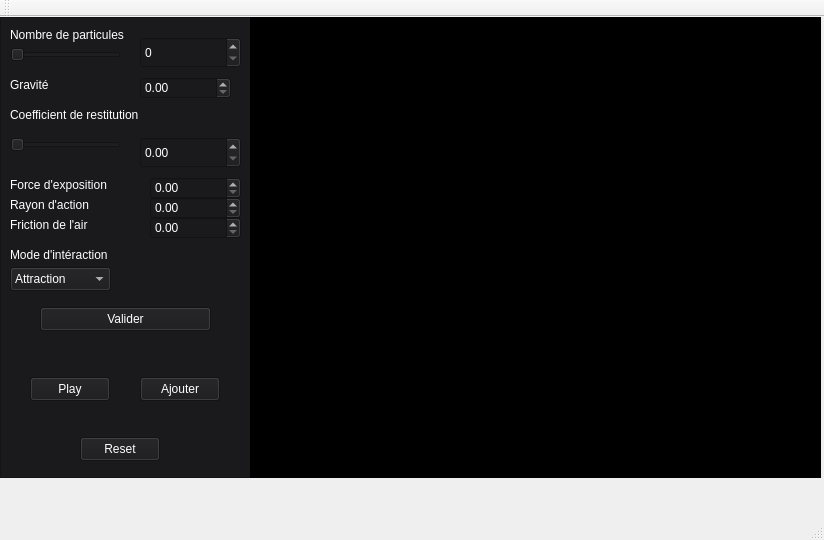
<?xml version="1.0" encoding="UTF-8"?>
<ui version="4.0">
 <class>projet_interfaceClass</class>
 <widget class="QMainWindow" name="projet_interfaceClass">
  <property name="geometry">
   <rect>
    <x>0</x>
    <y>0</y>
    <width>824</width>
    <height>540</height>
   </rect>
  </property>
  <property name="windowTitle">
   <string>projet_interface</string>
  </property>
  <widget class="QWidget" name="centralWidget">
   <widget class="QFrame" name="frame">
    <property name="geometry">
     <rect>
      <x>0</x>
      <y>0</y>
      <width>251</width>
      <height>461</height>
     </rect>
    </property>
    <property name="styleSheet">
     <string notr="true">background-color: #1a1a1d;
color: white;
</string>
    </property>
    <property name="frameShape">
     <enum>QFrame::Shape::StyledPanel</enum>
    </property>
    <property name="frameShadow">
     <enum>QFrame::Shadow::Raised</enum>
    </property>
    <widget class="QLabel" name="label">
     <property name="geometry">
      <rect>
       <x>10</x>
       <y>10</y>
       <width>121</width>
       <height>16</height>
      </rect>
     </property>
     <property name="text">
      <string>Nombre de particules</string>
     </property>
    </widget>
    <widget class="QSlider" name="slider_nbparticule">
     <property name="geometry">
      <rect>
       <x>10</x>
       <y>30</y>
       <width>111</width>
       <height>16</height>
      </rect>
     </property>
     <property name="maximum">
      <number>2000</number>
     </property>
     <property name="orientation">
      <enum>Qt::Orientation::Horizontal</enum>
     </property>
    </widget>
    <widget class="QLabel" name="label_gravite">
     <property name="geometry">
      <rect>
       <x>10</x>
       <y>60</y>
       <width>51</width>
       <height>16</height>
      </rect>
     </property>
     <property name="text">
      <string>Gravité</string>
     </property>
    </widget>
    <widget class="QSlider" name="slider_restitution">
     <property name="geometry">
      <rect>
       <x>10</x>
       <y>120</y>
       <width>111</width>
       <height>16</height>
      </rect>
     </property>
     <property name="maximum">
      <number>200</number>
     </property>
     <property name="orientation">
      <enum>Qt::Orientation::Horizontal</enum>
     </property>
    </widget>
    <widget class="QLabel" name="label_3">
     <property name="geometry">
      <rect>
       <x>10</x>
       <y>230</y>
       <width>121</width>
       <height>16</height>
      </rect>
     </property>
     <property name="text">
      <string>Mode d'intéraction</string>
     </property>
    </widget>
    <widget class="QComboBox" name="comboBox">
     <property name="geometry">
      <rect>
       <x>10</x>
       <y>250</y>
       <width>101</width>
       <height>24</height>
      </rect>
     </property>
     <item>
      <property name="text">
       <string>Attraction</string>
      </property>
     </item>
     <item>
      <property name="text">
       <string>Répulsion</string>
      </property>
     </item>
    </widget>
    <widget class="QPushButton" name="pushButton">
     <property name="geometry">
      <rect>
       <x>30</x>
       <y>360</y>
       <width>80</width>
       <height>24</height>
      </rect>
     </property>
     <property name="text">
      <string>Play</string>
     </property>
    </widget>
    <widget class="QPushButton" name="pushButton_2">
     <property name="geometry">
      <rect>
       <x>140</x>
       <y>360</y>
       <width>80</width>
       <height>24</height>
      </rect>
     </property>
     <property name="text">
      <string>Ajouter</string>
     </property>
    </widget>
    <widget class="QLabel" name="label_4">
     <property name="geometry">
      <rect>
       <x>10</x>
       <y>90</y>
       <width>131</width>
       <height>16</height>
      </rect>
     </property>
     <property name="text">
      <string>Coefficient de restitution</string>
     </property>
    </widget>
    <widget class="QLabel" name="label_5">
     <property name="geometry">
      <rect>
       <x>10</x>
       <y>160</y>
       <width>101</width>
       <height>16</height>
      </rect>
     </property>
     <property name="text">
      <string>Force d'exposition</string>
     </property>
    </widget>
    <widget class="QLabel" name="label_6">
     <property name="geometry">
      <rect>
       <x>10</x>
       <y>180</y>
       <width>101</width>
       <height>16</height>
      </rect>
     </property>
     <property name="text">
      <string>Rayon d'action</string>
     </property>
    </widget>
    <widget class="QLabel" name="label_7">
     <property name="geometry">
      <rect>
       <x>10</x>
       <y>200</y>
       <width>91</width>
       <height>16</height>
      </rect>
     </property>
     <property name="text">
      <string>Friction de l'air</string>
     </property>
    </widget>
    <widget class="QSpinBox" name="nb_particule">
     <property name="geometry">
      <rect>
       <x>140</x>
       <y>20</y>
       <width>101</width>
       <height>31</height>
      </rect>
     </property>
    </widget>
    <widget class="QDoubleSpinBox" name="restitution">
     <property name="geometry">
      <rect>
       <x>140</x>
       <y>120</y>
       <width>101</width>
       <height>31</height>
      </rect>
     </property>
    </widget>
    <widget class="QDoubleSpinBox" name="doubleSpinBox">
     <property name="geometry">
      <rect>
       <x>150</x>
       <y>160</y>
       <width>91</width>
       <height>22</height>
      </rect>
     </property>
    </widget>
    <widget class="QDoubleSpinBox" name="doubleSpinBox_2">
     <property name="geometry">
      <rect>
       <x>150</x>
       <y>180</y>
       <width>91</width>
       <height>22</height>
      </rect>
     </property>
    </widget>
    <widget class="QDoubleSpinBox" name="doubleSpinBox_3">
     <property name="geometry">
      <rect>
       <x>150</x>
       <y>200</y>
       <width>91</width>
       <height>22</height>
      </rect>
     </property>
    </widget>
    <widget class="QPushButton" name="btn_reset">
     <property name="geometry">
      <rect>
       <x>80</x>
       <y>420</y>
       <width>80</width>
       <height>24</height>
      </rect>
     </property>
     <property name="text">
      <string>Reset</string>
     </property>
    </widget>
    <widget class="QPushButton" name="btn_set">
     <property name="geometry">
      <rect>
       <x>40</x>
       <y>290</y>
       <width>171</width>
       <height>24</height>
      </rect>
     </property>
     <property name="text">
      <string>Valider</string>
     </property>
    </widget>
    <widget class="QDoubleSpinBox" name="spin_gravite">
     <property name="geometry">
      <rect>
       <x>140</x>
       <y>60</y>
       <width>91</width>
       <height>22</height>
      </rect>
     </property>
    </widget>
   </widget>
   <widget class="QWidget" name="widget" native="true">
    <property name="geometry">
     <rect>
      <x>250</x>
      <y>0</y>
      <width>571</width>
      <height>461</height>
     </rect>
    </property>
    <property name="styleSheet">
     <string notr="true">background-color: black;
</string>
    </property>
   </widget>
  </widget>
  <widget class="QMenuBar" name="menuBar">
   <property name="geometry">
    <rect>
     <x>0</x>
     <y>0</y>
     <width>824</width>
     <height>21</height>
    </rect>
   </property>
  </widget>
  <widget class="QToolBar" name="mainToolBar">
   <attribute name="toolBarArea">
    <enum>TopToolBarArea</enum>
   </attribute>
   <attribute name="toolBarBreak">
    <bool>false</bool>
   </attribute>
  </widget>
  <widget class="QStatusBar" name="statusBar"/>
 </widget>
 <layoutdefault spacing="6" margin="11"/>
 <resources>
  <include location="projet_interface.qrc"/>
 </resources>
 <connections/>
</ui>
